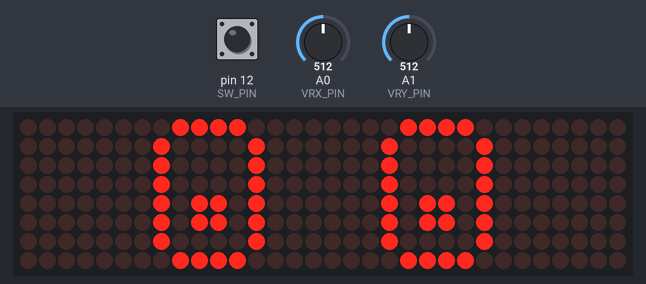
A sketch run on a simulated Arduino Uno, built with avr-gcc and run on an emulated ATmega328P. Parts: 32×8 LED matrix. The test bench sets the inputs (shaded band); at power-on: A0 (VRX_PIN) = 512, A1 (VRY_PIN) = 512, pin 12 (SW_PIN) HIGH.

Above: at 1.2 s.
1.3 s: A0 (VRX_PIN) set to 542
At 2.7 s:
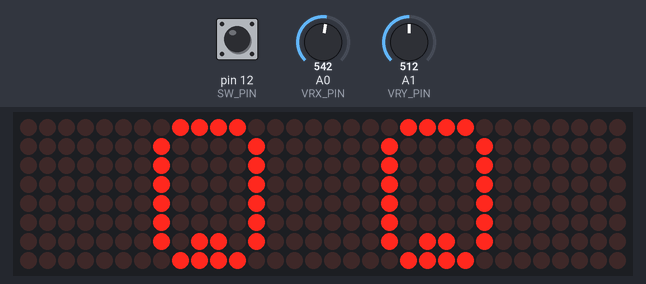
3.2 s: A1 (VRY_PIN) set to 549
At 4.1 s:
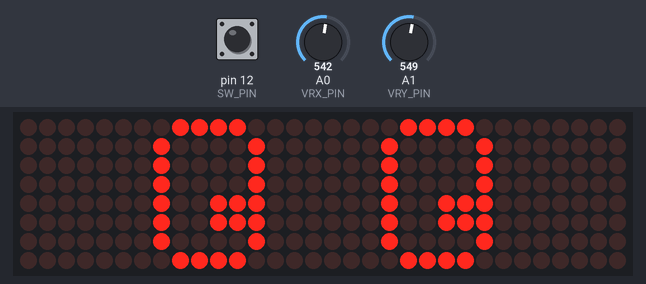
4.8 s: A0 (VRX_PIN) set to 485
6.3 s: A0 (VRX_PIN) set to 467
At 7.7 s:
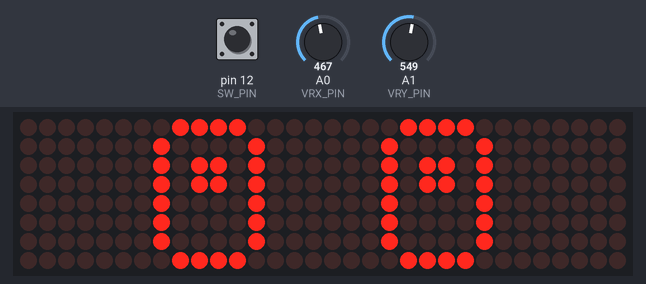
8.0 s: pin 12 (SW_PIN) pulled LOW for 0.25 s
At 8.1 s:
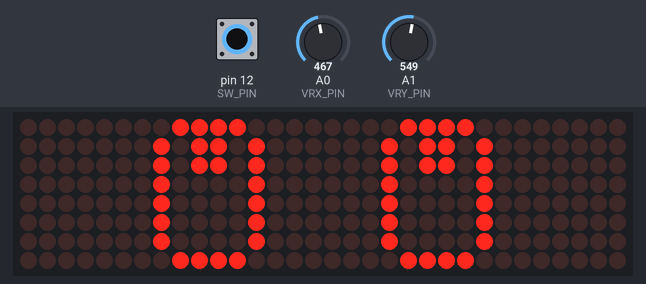
9.8 s: A1 (VRY_PIN) set to 306
At 10.3 s:
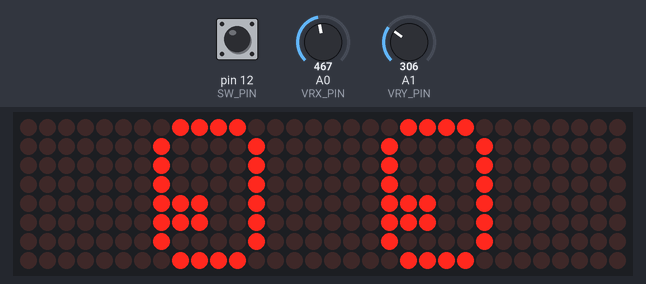
Timing chart, 0 to 12.3 s (numbered marks = the images above; inputs shaded):
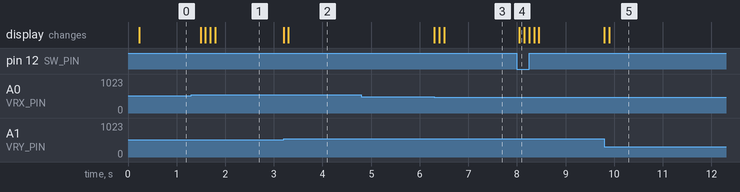

The sketch:

Robotic_eyes.ino
```cpp
#include <MD_MAX72xx.h>
#include <SPI.h>
#include "RobotEye.h"
#include "Joystick.h"


// MD_MAX72xx hardware definitions and object
#define HARDWARE_TYPE MD_MAX72XX::FC16_HW   // Check your deisplay type
#define MAX_DEVICES 4                       // no. of segment in display
#define CLK_PIN   13  // or SCK
#define DATA_PIN  11  // or MOSI
#define CS_PIN    10  // or SS

MD_MAX72XX mx = MD_MAX72XX(HARDWARE_TYPE, CS_PIN, MAX_DEVICES);                      // SPI hardware interface


/* TO Switch Between Jostick and EYE Control mode, remove comment to enable the mode, both can also work together. */
#define JOYSTICK
//#define EYE_CONTROLLED


#define EYES_DELAY 2500
uint32_t prevTimeAnim = 0;    // Used for remembering the millis() value in animations
uint8_t state=0;
uint8_t prev_state=0;
boolean t_wait=false;


void setup()
{
  mx.begin();
  prevTimeAnim = millis();
  Serial.begin(115200);
  button.setDebounceTime(50); // set debounce time to 50 milliseconds for Joystick
  resetMatrix();
}

void loop()
{

  state= get_state();
  //Serial.print(state);  /* Enable to debug */
  runMatrixAnimation(state);
}

uint8_t get_state()
{
  #ifdef JOYSTICK   // To get data from Joystick
    state = joystick_input();
  #endif

  #ifdef EYE_CONTROLLED  // To controll using Eyes
    if(Serial.available())
    {
      state = Serial.read()-48; // Subtract 48 to convert ASCII to integer
    }
  #endif

/* Below logic will hold robotic eyes to a fix state, like left, right, etc. */
  if(state == prev_state)
  {
    t_wait = true; //wait until state changes
  }
  else
  {
    prev_state = state;
    t_wait = false;
  }
  return state;
}

/* This function will Draw robotic eyes on display based on current state. */

bool Draw_Robotic_Eyes(bool bInit, uint8_t data[8], uint8_t pause, bool wait)
{
  #define NUM_EYES  2

  const uint8_t offset = 6;
  const uint8_t dataSize = 8;

  // are we initializing?
  if (bInit)
  {
    resetMatrix();
    bInit = false;
  }

 /* "wait" will be true for the eye pose which need to put on hold untill state changes. */
  if(wait)
  {
     while(t_wait)
     {
       get_state();
     }
  }
  /* otherwise pose will pause for given duration specified using "pause" */
  else
  {
     // waiting for time to animate?
     while (millis()-prevTimeAnim < pause);
  }

  prevTimeAnim = millis();    // starting point for next animate


  mx.control(MD_MAX72XX::UPDATE, MD_MAX72XX::OFF);
  for (uint8_t e=1; e<=NUM_EYES; e++)
  {
    for (uint8_t i=0; i<dataSize; i++)
    {
      mx.setColumn((e * offset) + ((e-1) * 6 )+i, data[i]) ;
    }
  }
  mx.control(MD_MAX72XX::UPDATE, MD_MAX72XX::ON);

  return(bInit);
}


// ========== Control routines ===========
//
void resetMatrix(void)
{
  mx.control(MD_MAX72XX::INTENSITY, MAX_INTENSITY/1); // MAX_INTENSITY = 15 >> 1
  mx.control(MD_MAX72XX::UPDATE, MD_MAX72XX::ON);
  mx.clear();
  prevTimeAnim = 0;
}

void runMatrixAnimation(uint8_t state)
// Schedule the animations, switching to the next one when the
// the mode switch is pressed.
{
  static  boolean bRestart = true;
  uint8_t * data;
  uint8_t pause;


  // now do whatever we do in the current state
  switch(state)
  {
    case  rest:
    {
      data = RE_rest;
      bRestart = Draw_Robotic_Eyes(bRestart,data,1000,false);
      break;
    }
    case  blink:
    {
      data = RE_blink[0];
      bRestart = Draw_Robotic_Eyes(bRestart,data,100,false);
      data = RE_blink[1];
      bRestart = Draw_Robotic_Eyes(bRestart,data,100,false);
      data = RE_blink[2];
      bRestart = Draw_Robotic_Eyes(bRestart,data,100,false);
      data = RE_blink[3];
      bRestart = Draw_Robotic_Eyes(bRestart,data,100,false);
      data = RE_blink[4];
      bRestart = Draw_Robotic_Eyes(bRestart,data,100,false);
      data = RE_blink[0];
      bRestart = Draw_Robotic_Eyes(bRestart,data,100,true);
      break;
    }
    case  right:
    {
      data = RE_right[0];
      bRestart = Draw_Robotic_Eyes(bRestart,data,100,false);
      data = RE_right[1];
      bRestart = Draw_Robotic_Eyes(bRestart,data,100,true);
      break;
    }
    case  left:
    {
      data = RE_left[0];
      bRestart = Draw_Robotic_Eyes(bRestart,data,100,false);
      data = RE_left[1];
      bRestart = Draw_Robotic_Eyes(bRestart,data,100,true);
      break;
    }
    case  up:
    {
      data = RE_up[0];
      bRestart = Draw_Robotic_Eyes(bRestart,data,100,false);
      data = RE_up[1];
      bRestart = Draw_Robotic_Eyes(bRestart,data,100,false);
      data = RE_up[2];
      bRestart = Draw_Robotic_Eyes(bRestart,data,100,true);
      break;
    }
    case  down:
    {
      data = RE_down[0];
      bRestart = Draw_Robotic_Eyes(bRestart,data,100,false);
      data = RE_down[1];
      bRestart = Draw_Robotic_Eyes(bRestart,data,100,false);
      data = RE_down[2];
      bRestart = Draw_Robotic_Eyes(bRestart,data,100,true);
      break;
    }
    default: state = 0;
  }
}


uint8_t joystick_input(void)
{
  uint8_t pos =0;
  button.loop(); // MUST call the loop() function first
  // read analog X and Y analog values
  value_X = map (analogRead(VRX_PIN), 0, 1023, -255, 255);
  value_Y = map (analogRead(VRY_PIN), 0, 1023, -255, 255);
  //Serial.print("Value of X is: ");
  //Serial.println(value_X);
  //Serial.print("Value of Y is: ");
  //Serial.println(value_Y);
  // Read the button value
  bValue = button.getState();

  if (button.isPressed()) {
    // TODO do something here
    pos = J_blink;
    return pos;
  }

  if (button.isReleased()) {
    // TODO do something here
  }

  if (abs(value_X) > abs(value_Y))
  {
    //value of x : 0:125:255  up:middle:down -255:-4:255
    //value of y : 0:129:255  right:middle:left -255:4:255

    //Serial.print(" : button = ");
    //Serial.println(bValue);

    if(value_X > MIN_THRESHOLD)
    {
      pos = J_down;
    }
    else if(value_X < -MIN_THRESHOLD)
    {
      pos = J_up;
    }
    else
    {
      pos = J_center;
    }
  }
  else
  {
    if(value_Y > MIN_THRESHOLD)
    {
      pos = J_left;
    }
    else if(value_Y < -MIN_THRESHOLD)
    {
      pos = J_right;
    }
    else
    {
      pos = J_center;
    }
  }
    return pos;
}
```

Joystick.h
```cpp
#ifndef JOYSTICK_H
#define JOYSTICK_H

#include <ezButton.h>
#include <stdint.h>
#include <Arduino.h>

#define VRX_PIN  A0 // Arduino Nano pin connected to VRX pin
#define VRY_PIN  A1 // Arduino Nano pin connected to VRY pin
#define SW_PIN   12  // Arduino Nano pin connected to SW pin

#define MIN_THRESHOLD 10

ezButton button(SW_PIN);
uint8_t joystick_input(void);

typedef enum {
  J_center,
  J_blink,
  J_right,
  J_left,
  J_up,
  J_down
}jostick_pos;

int value_X = 0; // The variable to store value of the X axis
int value_Y = 0; // The variable to store value of the Y axis
int bValue = 0; // The variable to store value of the button

#endif
```

Source omitted: RobotEye.h (data table, 2633 bytes)

Measured:
- the behaviour switches between 533 and 534 on A0 (VRX_PIN) (found by bisection; images 0 and 1)
- the behaviour switches between 541 and 542 on A1 (VRY_PIN) (found by bisection; images 1 and 2)
- the behaviour switches between 476 and 475 on A0 (VRX_PIN) (found by bisection; images 2 and 3)
- after the input at 1.3 s, the display: first changes after 0.19 s (image 1 shows a later state)
- after the input at 3.2 s, the display: first changes at once (image 2 shows a later state)
- after the input at 4.8 s, every drawn part: stays the same
- after the input at 6.3 s, the display: first changes at once (image 3 shows a later state)
- after the input at 8.0 s, the display: changes after 0.05 s (image 4)
- after the input at 9.8 s, the display: first changes at once (image 5 shows a later state)
